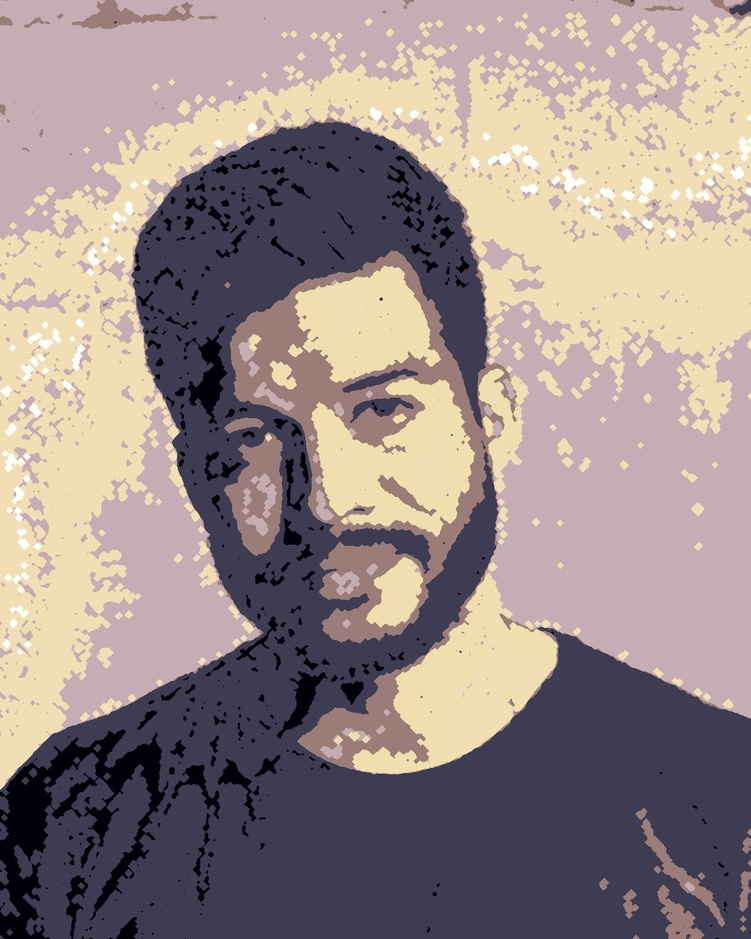
#> input picture img.jpg, 751 x 939 px, shrunk from 1200 x 1500 before the run
$ python canny.py --input img.jpg
#> lines starting #> are read from the running program, lines starting #| are printed output that depends on the picture
from __future__ import print_function
import cv2
import argparse


max_lowThreshold = 1000
window_name = 'Edge Map'
title_trackbar = 'Min Threshold:'
ratio = 10
kernel_size = 200
def CannyThreshold(val):
    low_threshold = val
    img_blur = cv2.blur(src_gray, (3,3))
    detected_edges = cv2.Canny(img_blur, low_threshold, low_threshold*ratio, kernel_size)
    mask = detected_edges != 0
    dst = src * (mask[:,:,None].astype(src.dtype))
    cv2.imshow(window_name, dst)
parser = argparse.ArgumentParser(description='Code for Canny Edge Detector tutorial.')
parser.add_argument('--input', help='Path to input image.', default='fruits.jpg')
args = parser.parse_args()
src = cv2.imread(cv2.samples.findFile(args.input))
#> src is the input picture: shape (939, 751, 3); mean B, G, R 137.4, 139.6, 154.5
if src is None:
    print('Could not open or find the image: ', args.input)
    exit(0)
src_gray = cv2.cvtColor(src, cv2.COLOR_BGR2GRAY)
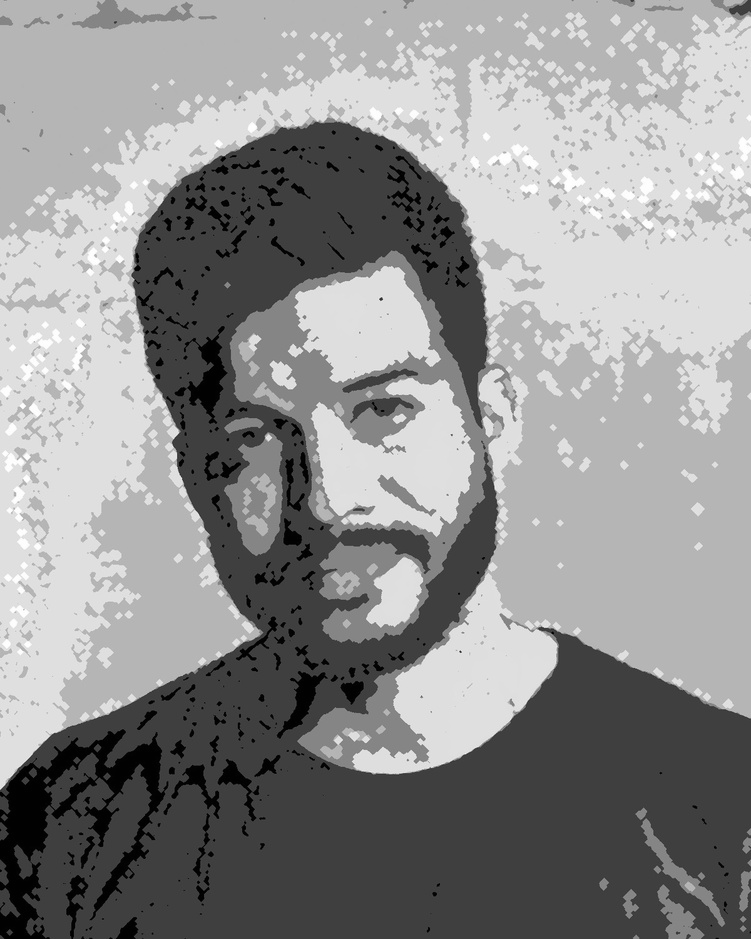
#> src_gray: shape (939, 751); min 0, max 255, mean 143.8
cv2.namedWindow(window_name)
cv2.createTrackbar(title_trackbar, window_name , 0, max_lowThreshold, CannyThreshold)
CannyThreshold(0)
#> in CannyThreshold, `detected_edges = cv2.Canny(img_blur, low_threshold, low_threshold*rati..`:
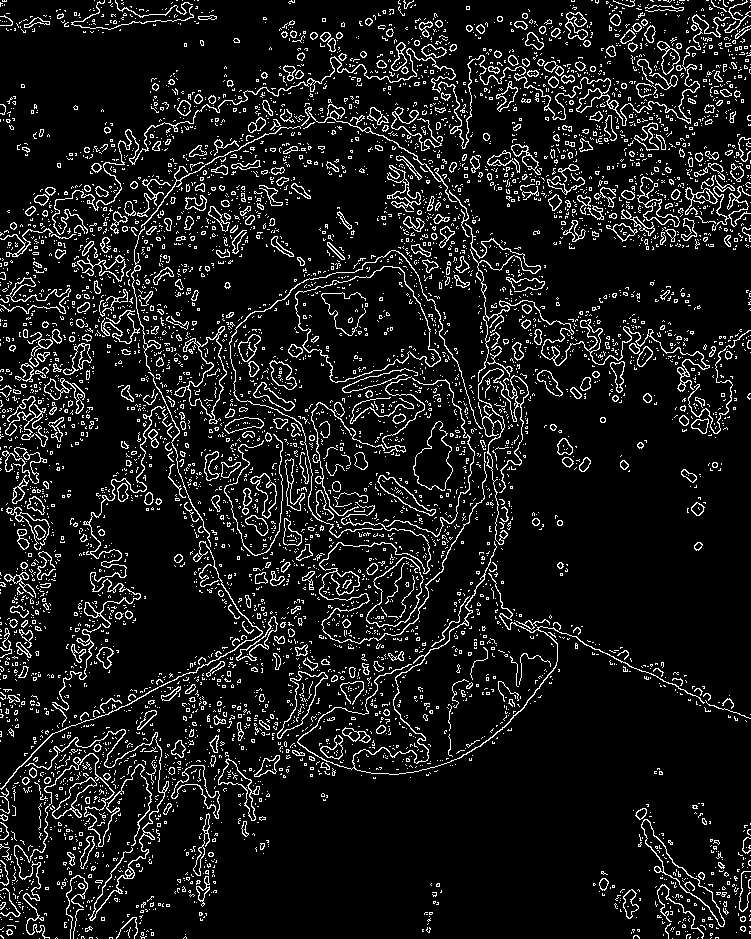
#> detected_edges: shape (939, 751); 9.9% white in thin lines or dots
#> in CannyThreshold, `mask = detected_edges != 0`: mask: shape (939, 751) bool; 9.9% white in thin lines or dots
#> in CannyThreshold, `dst = src * (mask[:,:,None].astype(src.dtype))`:
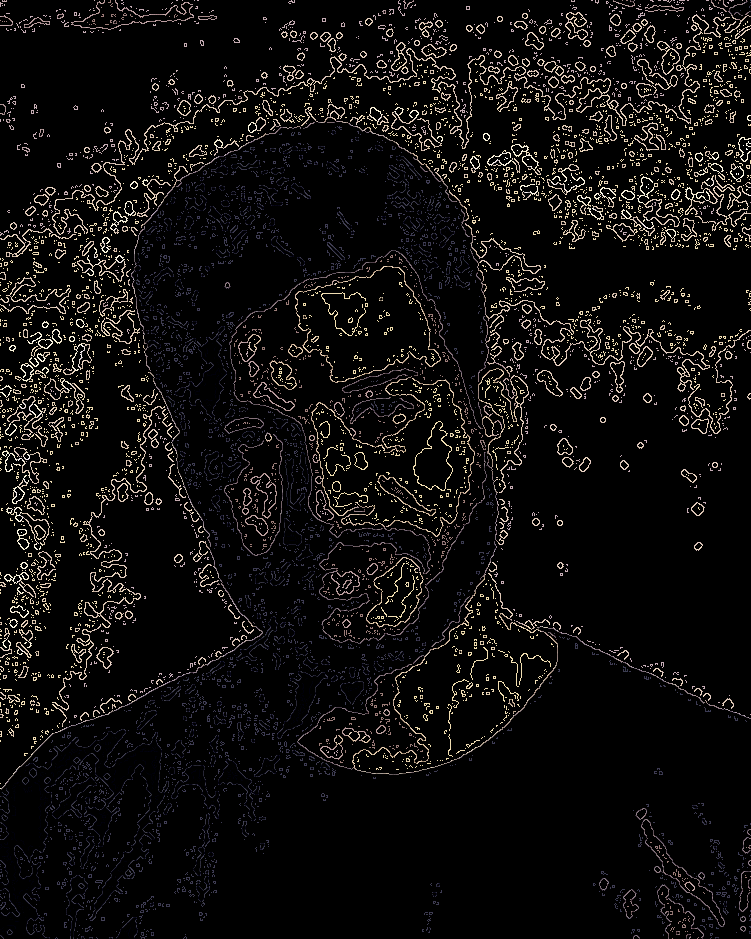
#> dst: shape (939, 751, 3); mean B, G, R 13.6, 14.3, 15.8
cv2.waitKey()

$ run again, on boxer-starter.jpg
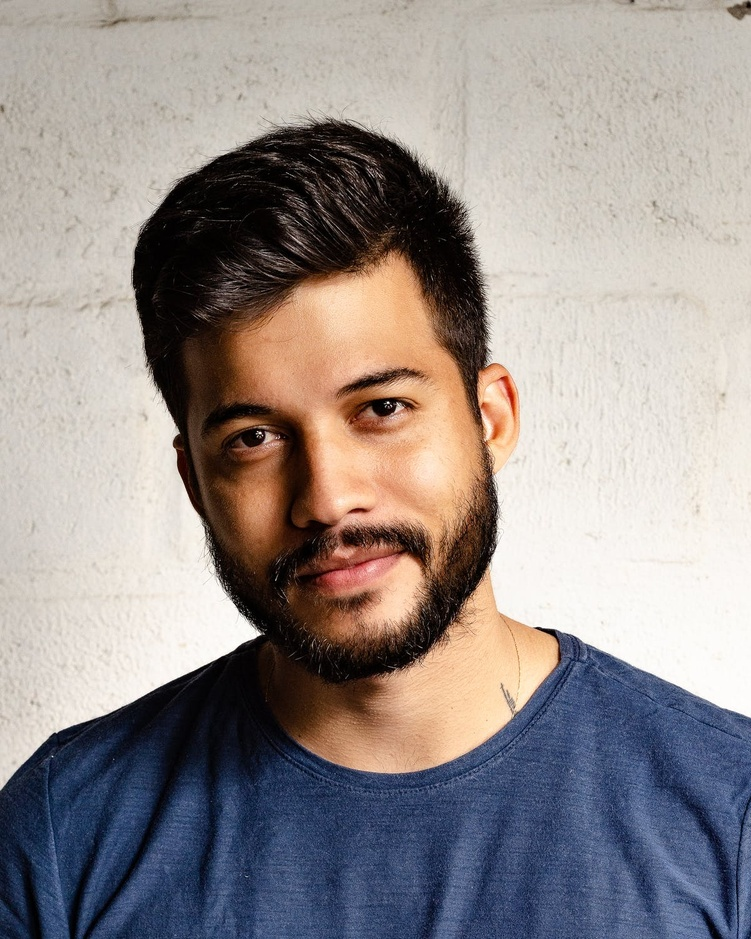
#> input picture boxer-starter.jpg, 751 x 939 px, shrunk from 1200 x 1500 before the run
#> src is the input picture: shape (939, 751, 3); mean B, G, R 139.9, 141.9, 149.9
#> in CannyThreshold, `detected_edges = cv2.Canny(img_blur, low_threshold, low_threshold*rati..`:
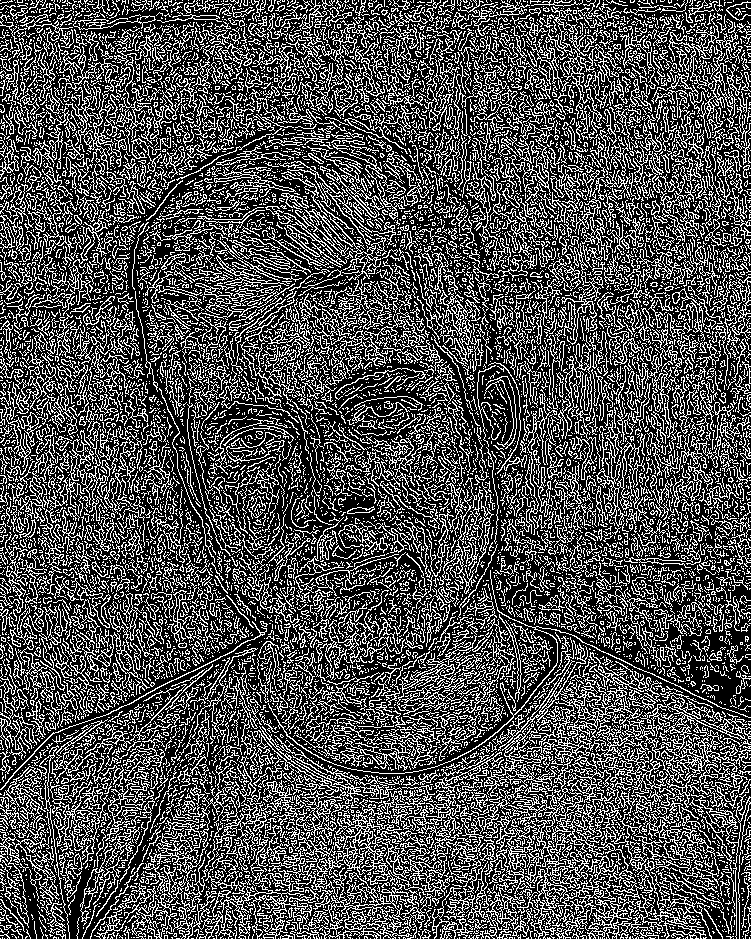
#> detected_edges: shape (939, 751); 31% white in thin lines or dots
#> mask: shape (939, 751) bool; 31% white in thin lines or dots
#> in CannyThreshold, `dst = src * (mask[:,:,None].astype(src.dtype))`:
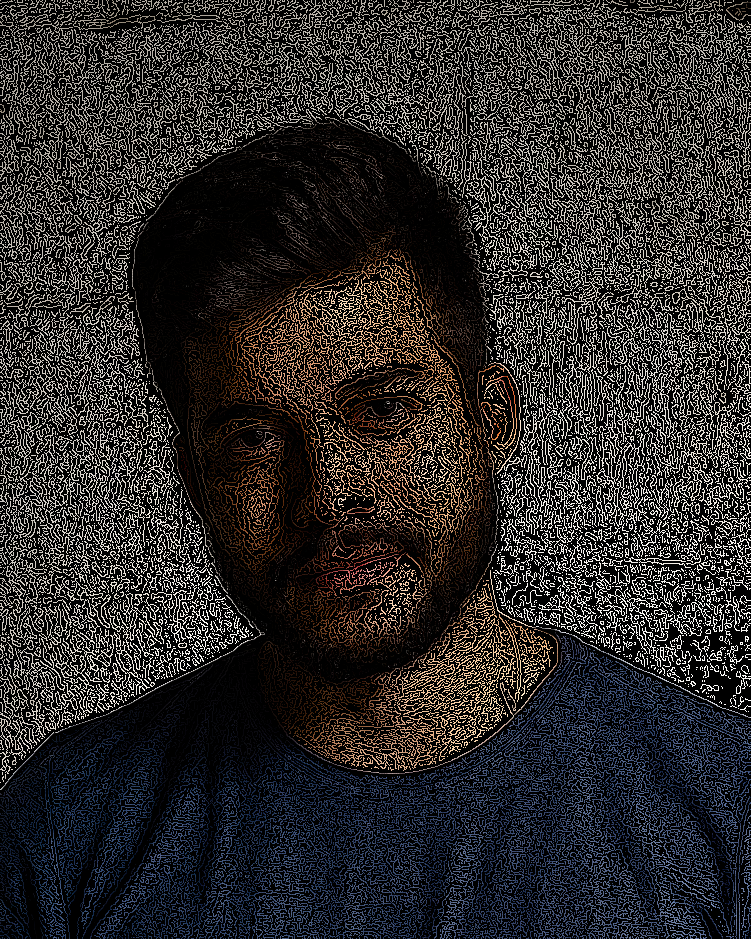
#> dst: shape (939, 751, 3); mean B, G, R 43.4, 43.6, 45.8
